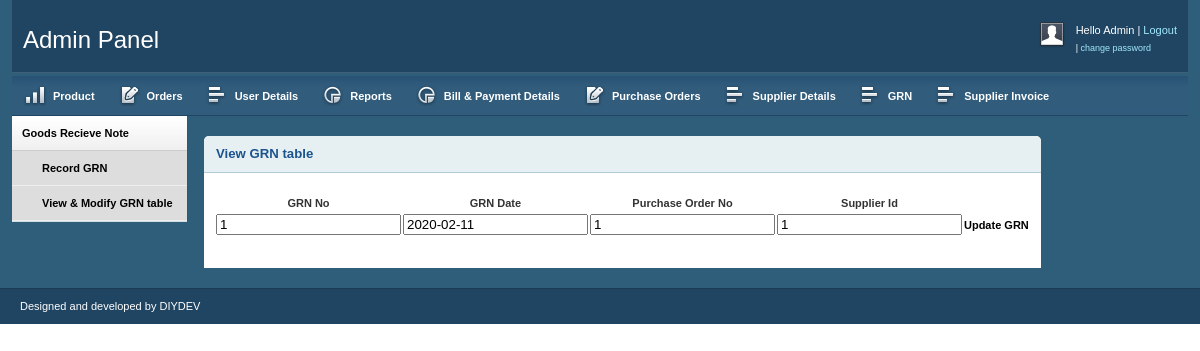
The page /admin/view_GRN.php (signed in) on the database its author committed.
### tables this page shows
CREATE TABLE `grn` (
  `GRN_no` int(10) NOT NULL,
  `GRN_date` varchar(10) NOT NULL,
  `po_no` int(10) NOT NULL
);

CREATE TABLE `po` (
  `po_no` int(10) NOT NULL,
  `po_date` varchar(10) NOT NULL,
  `s_id` int(10) NOT NULL,
  `total` int(10) NOT NULL
);

### admin/view_GRN.php (the view, shortened to what this page needs)
<?php
include "admin_header.php";
$conn = mysqli_connect("localhost","root","","online_shopping");
?>
        <div class="grid_2">
            <div class="box sidemenu">
                <div class="block" id="section-menu">
                    <ul class="section menu">
                        <li><a class="menuitem">Goods Recieve Note</a>
                            <ul class="submenu">
                                <li><a href="add_GRN.php">Record GRN</a> </li>
                                <li><a href="view_GRN.php">View & Modify GRN table</a> </li>
                            </ul>
                        </li>
                    </ul>
                </div>
            </div>
        </div>
        <div class="grid_15">
            <div class="box round first">
                <h2>View GRN table</h2>
                <div class="block">
                            <form name="form1" action="" method="post" enctype="multipart/form-data">
                                <table>
                                    <thead>
                                        <th>GRN No</th>
                                        <th>GRN Date</th>
                                    	<th>Purchase Order No</th>
                                        <th>Supplier Id</th>
                                    </thead>
                                    <tbody>
                                        <?php
										$sql  = mysqli_query($conn,"select grn.GRN_no, grn.GRN_date, grn.po_no, po.s_id
										FROM grn INNER JOIN po ON
										grn.po_no = po.po_no
										order by GRN_no asc");
                                        while($row = mysqli_fetch_assoc($sql))
										{
                                        echo "<tr>";
                                        echo "<td>"; ?> <input type="text" value="<?php echo $row["GRN_no"]; ?>" readonly > <?php echo "</td>";
										echo "<td>"; ?> <input type="text"   value="<?php echo $row["GRN_date"]; ?>" readonly > <?php echo "</td>";
                                        echo "<td>"; ?> <input type="text"  value="<?php echo $row["po_no"]; ?>" readonly > <?php echo "</td>";
										echo "<td>"; ?> <input type="text"  value="<?php echo $row["s_id"]; ?>" readonly > <?php echo "</td>";
										echo "<td>"; ?> <a href="update_GRN.php?id=<?php echo $row["GRN_no"]; ?>"> Update GRN </a> <?php echo "</td>";
                                        echo "</tr>";
                                        }
										?>
                                    </tbody>
                                </table>
                                </form>
                            </div>
                        </div>
<?php
include "admin_footer.php";
?>

### admin/css/grid.css (style rules this page uses)
.grid_1, .grid_2, .grid_3, .grid_4, .grid_5, .grid_6, .grid_7, .grid_8, .grid_9, .grid_10, .grid_11, .grid_12, .grid_13, .grid_14, .grid_15, .grid_16 { display: inline; float: left; margin-left: 1%; margin-right: 1%; }
.container_12 .grid_2 { width: 14.666%; }

### admin/css/layout.css (style rules this page uses)
body { background: #fff; color: #333; font-size: 11px; padding: 0 0 0px; }
a { color: #000; font-weight:bold; text-decoration: none; }
h1, h2, h3, h4, h5, h6 { line-height:1.2em; margin-bottom:.3em; }
h2 { margin-top:1em; }
.box { background:#fff; margin-bottom:20px; padding:10px 10px 10px 10px; margin-left:-8px; }
.box.round { -moz-border-radius: 5px 5px 0px 0px; -webkit-border-radius: 5px 5px 0px 0px; border-radius: 5px 5px 0px 0px; }
.box h2 { font-size:1.2em; font-weight:bold; color:#1B548D; background:#E6F0F3; margin:-10px -10px 0 -10px; padding:10px 12px; border-bottom:1px solid #B3CBD6; -moz-border-radius: 5px 5px 0px 0px; -webkit-border-radius: 5px 5px 0px 0px; border-radius: 5px 5px 0px 0px; }
.box.first { margin-top:20px; }
.block { padding-top:20px; }
.box.sidemenu { background-color:#D1DEE4; border-right:1px solid #3A5665; padding:0px; margin:0px; cursor:pointer; }
.box.sidemenu .block { padding-top:0px; margin-top:0px; }
ul, ol { padding-top:0; }
ul.menu { list-style:none; border-top:1px solid #bbb; }
ul.menu li { margin:0; }
ul.menu li a { display:block; padding:4px 10px; border-bottom:1px solid #ccc; }
ul.menu ul { list-style:none; margin:0; }
ul.menu ul li a { padding-left:30px; }
ul.section { border-top:0; margin-bottom:0; }
ul.section li a { background:url(../img/sidemenu-repeat.jpg) repeat-x; line-height:26px; }
ul.section li li a { background:#ddd; border-bottom:1px solid #eee; }
ul.section ul li { text-transform:none; }
.block { padding-bottom:1px; }

### rows shown on the page
grn: GRN_no "1", GRN_date "2020-02-11", po_no "1", s_id "1"
